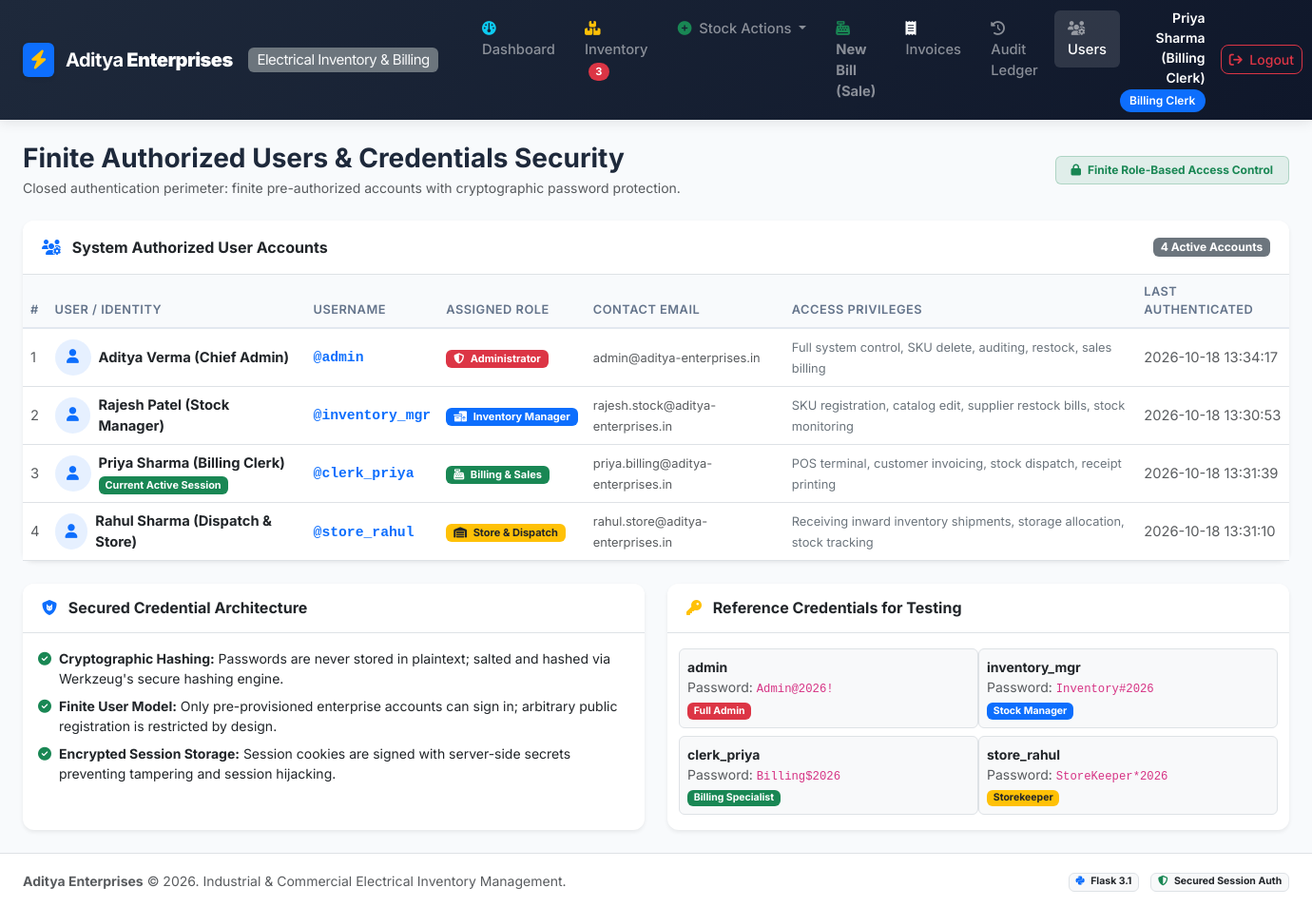
/users (signed in), run on the app's committed database.
### tables this page shows
CREATE TABLE users (
                id INTEGER PRIMARY KEY AUTOINCREMENT,
                username TEXT UNIQUE NOT NULL,
                password_hash TEXT NOT NULL,
                full_name TEXT NOT NULL,
                role TEXT NOT NULL,
                email TEXT,
                created_at TIMESTAMP DEFAULT CURRENT_TIMESTAMP,
                last_login TIMESTAMP
            );

### app.py (the view)
@app.route('/users')
@login_required
def users_list():
    with get_db() as conn:
        cursor = conn.cursor()
        cursor.execute("SELECT id, username, full_name, role, email, created_at, last_login FROM users ORDER BY id ASC")
        users = [dict(r) for r in cursor.fetchall()]
    return render_template('users.html', users=users)

### templates/users.html (shortened to what this page needs)
{% extends "base.html" %}
{% block content %}
<div class="d-flex flex-column flex-md-row justify-content-between align-items-md-center gap-3 mb-4">
    <div>
        <h2 class="h3 fw-bold mb-1">Finite Authorized Users & Credentials Security</h2>
        <p class="text-muted small mb-0">Closed authentication perimeter: finite pre-authorized accounts with cryptographic password protection.</p>
    </div>
    <div>
        <span class="badge bg-success bg-opacity-10 text-success border border-success border-opacity-25 px-3 py-2">
            <i class="fa-solid fa-lock me-1"></i> Finite Role-Based Access Control
        </span>
    </div>
</div>
<div class="row g-4 mb-4">
    <div class="col-12">
        <div class="card shadow-sm border-0">
            <div class="card-header bg-white py-3 border-bottom d-flex justify-content-between align-items-center">
                <span class="fw-bold text-dark">
                    <i class="fa-solid fa-users-gear text-primary me-2"></i> System Authorized User Accounts
                </span>
                <span class="badge bg-secondary">{{ users|length }} Active Accounts</span>
            </div>
            <div class="card-body p-0">
                <div class="table-responsive">
                    <table class="table table-hover align-middle mb-0">
                        <thead>
                            <tr>
                                <th>#</th>
                                <th>User / Identity</th>
                                <th>Username</th>
                                <th>Assigned Role</th>
                                <th>Contact Email</th>
                                <th>Access Privileges</th>
                                <th>Last Authenticated</th>
                            </tr>
                        </thead>
                        <tbody>
                            {% for u in users %}
                            <tr>
                                <td class="text-muted small">{{ u.id }}</td>
                                <td>
                                    <div class="d-flex align-items-center gap-2">
                                        <div class="rounded-circle bg-primary bg-opacity-10 text-primary d-flex align-items-center justify-content-center" style="width: 38px; height: 38px;">
                                            <i class="fa-solid fa-user"></i>
                                        </div>
                                        <div>
                                            <div class="fw-bold text-dark">{{ u.full_name }}</div>
                                            {% if current_user.id == u.id %}
                                            <span class="badge bg-success small" style="font-size: 0.68rem;">Current Active Session</span>
                                            {% endif %}
                                        </div>
                                    </div>
                                </td>
                                <td>
                                    <span class="font-monospace fw-semibold text-primary">@{{ u.username }}</span>
                                </td>
                                <td>
                                    {% if u.role == 'Admin' %}
                                    <span class="badge bg-danger px-2 py-1"><i class="fa-solid fa-shield-halved me-1"></i> Administrator</span>
                                    {% elif u.role == 'Inventory Manager' %}
                                    <span class="badge bg-primary px-2 py-1"><i class="fa-solid fa-boxes-packing me-1"></i> Inventory Manager</span>
                                    {% elif u.role == 'Billing Clerk' %}
                                    <span class="badge bg-success px-2 py-1"><i class="fa-solid fa-cash-register me-1"></i> Billing & Sales</span>
                                    {% else %}
                                    <span class="badge bg-warning text-dark px-2 py-1"><i class="fa-solid fa-warehouse me-1"></i> Store & Dispatch</span>
                                    {% endif %}
                                </td>
                                <td>
                                    <span class="small text-muted">{{ u.email or 'N/A' }}</span>
                                </td>
                                <td>
                                    <span class="small text-secondary">
                                        {% if u.role == 'Admin' %}
                                        Full system control, SKU delete, auditing, restock, sales billing
                                        {% elif u.role == 'Inventory Manager' %}
                                        SKU registration, catalog edit, supplier restock bills, stock monitoring
                                        {% elif u.role == 'Billing Clerk' %}
                                        POS terminal, customer invoicing, stock dispatch, receipt printing
                                        {% else %}
                                        Receiving inward inventory shipments, storage allocation, stock tracking
                                        {% endif %}
                                    </span>
                                </td>
                                <td class="small text-muted">
                                    {{ u.last_login or 'Initial Session' }}
                                </td>
                            </tr>
                            {% endfor %}
                        </tbody>
                    </table>
                </div>
            </div>
        </div>
    </div>
</div>
<div class="row g-4">
    <div class="col-md-6">
        <div class="card h-100 border-0 shadow-sm">
            <div class="card-header bg-white py-3 border-bottom">
                <h5 class="h6 fw-bold mb-0 text-dark">
                    <i class="fa-solid fa-shield-cat text-primary me-2"></i> Secured Credential Architecture
                </h5>
            </div>
            <div class="card-body">
                <ul class="list-unstyled mb-0 d-flex flex-column gap-2 small">
                    <li class="d-flex align-items-start gap-2">
                        <i class="fa-solid fa-circle-check text-success mt-1"></i>
                        <div><strong>Cryptographic Hashing:</strong> Passwords are never stored in plaintext; salted and hashed via Werkzeug's secure hashing engine.</div>
                    </li>
                    <li class="d-flex align-items-start gap-2">
                        <i class="fa-solid fa-circle-check text-success mt-1"></i>
                        <div><strong>Finite User Model:</strong> Only pre-provisioned enterprise accounts can sign in; arbitrary public registration is restricted by design.</div>
                    </li>
                    <li class="d-flex align-items-start gap-2">
                        <i class="fa-solid fa-circle-check text-success mt-1"></i>
                        <div><strong>Encrypted Session Storage:</strong> Session cookies are signed with server-side secrets preventing tampering and session hijacking.</div>
                    </li>
                </ul>
            </div>
        </div>
    </div>
    <div class="col-md-6">
        <div class="card h-100 border-0 shadow-sm">
            <div class="card-header bg-white py-3 border-bottom">
                <h5 class="h6 fw-bold mb-0 text-dark">
                    <i class="fa-solid fa-key text-warning me-2"></i> Reference Credentials for Testing
                </h5>
            </div>
            <div class="card-body">
                <div class="row g-2 small">
                    <div class="col-6 p-2 border rounded bg-light">
                        <div class="fw-bold">admin</div>
                        <div class="text-muted">Password: <code>Admin@2026!</code></div>
                        <div class="badge bg-danger mt-1">Full Admin</div>
                    </div>
                    <div class="col-6 p-2 border rounded bg-light">
                        <div class="fw-bold">inventory_mgr</div>
                        <div class="text-muted">Password: <code>Inventory#2026</code></div>
                        <div class="badge bg-primary mt-1">Stock Manager</div>
                    </div>
                    <div class="col-6 p-2 border rounded bg-light">
                        <div class="fw-bold">clerk_priya</div>
                        <div class="text-muted">Password: <code>Billing$2026</code></div>
                        <div class="badge bg-success mt-1">Billing Specialist</div>
                    </div>
                    <div class="col-6 p-2 border rounded bg-light">
                        <div class="fw-bold">store_rahul</div>
                        <div class="text-muted">Password: <code>StoreKeeper*2026</code></div>
                        <div class="badge bg-warning text-dark mt-1">Storekeeper</div>
                    </div>
                </div>
            </div>
        </div>
    </div>
</div>
{% endblock %}

### templates/base.html (shortened to what this page needs)
<!DOCTYPE html>
<html lang="en">
<head>
    <link href="https://cdn.jsdelivr.net/npm/bootstrap@5.3.3/dist/css/bootstrap.min.css" rel="stylesheet">
    <link href="https://cdnjs.cloudflare.com/ajax/libs/font-awesome/6.5.1/css/all.min.css" rel="stylesheet">
    <link href="{{ url_for('static', filename='css/custom.css') }}" rel="stylesheet">
</head>
<body>
    <nav class="navbar navbar-expand-lg navbar-dark sticky-top no-print py-2">
        <div class="container-fluid px-lg-4">
            <a class="navbar-brand text-white" href="{{ url_for('dashboard') if current_user else url_for('login') }}">
                <span class="p-2 rounded bg-primary d-inline-flex align-items-center justify-content-center shadow-sm">
                    <i class="fa-solid fa-bolt text-warning fs-5"></i>
                </span>
                <span class="ms-1">Aditya<strong class="text-primary-light"> Enterprises</strong></span>
                <span class="badge bg-secondary text-light fw-normal ms-2 small d-none d-sm-inline-block">Electrical Inventory & Billing</span>
            </a>
            {% if current_user %}
            <div class="collapse navbar-collapse" id="navMain">
                <ul class="navbar-nav me-auto mb-2 mb-lg-0 ms-lg-3 gap-1">
                    <li class="nav-item">
                        <a class="nav-link text-white-50 {% if request.endpoint == 'dashboard' %}active text-white{% endif %}" href="{{ url_for('dashboard') }}">
                            <i class="fa-solid fa-gauge me-1 text-info"></i> Dashboard
                        </a>
                    </li>
                    <li class="nav-item">
                        <a class="nav-link text-white-50 {% if request.endpoint == 'inventory_list' %}active text-white{% endif %}" href="{{ url_for('inventory_list') }}">
                            <i class="fa-solid fa-boxes-stacked me-1 text-warning"></i> Inventory
                            {% if low_stock_count > 0 %}
                            <span class="badge bg-danger rounded-pill ms-1">{{ low_stock_count }}</span>
                            {% endif %}
                        </a>
                    </li>
                    <li class="nav-item dropdown">
                        <a class="nav-link text-white-50 dropdown-toggle" href="#" role="button" data-bs-toggle="dropdown">
                            <i class="fa-solid fa-plus-circle me-1 text-success"></i> Stock Actions
                        </a>
                    </li>
                    <li class="nav-item">
                        <a class="nav-link text-white-50 {% if request.endpoint == 'billing' %}active text-white{% endif %}" href="{{ url_for('billing') }}">
                            <i class="fa-solid fa-cash-register me-1 text-success"></i> <strong>New Bill (Sale)</strong>
                        </a>
                    </li>
                    <li class="nav-item">
                        <a class="nav-link text-white-50 {% if request.endpoint in ['invoice_list', 'view_invoice'] %}active text-white{% endif %}" href="{{ url_for('invoice_list') }}">
                            <i class="fa-solid fa-receipt me-1 text-light"></i> Invoices
                        </a>
                    </li>
                    <li class="nav-item">
                        <a class="nav-link text-white-50 {% if request.endpoint == 'audit_logs' %}active text-white{% endif %}" href="{{ url_for('audit_logs') }}">
                            <i class="fa-solid fa-clock-rotate-left me-1 text-white-50"></i> Audit Ledger
                        </a>
                    </li>
                    <li class="nav-item">
                        <a class="nav-link text-white-50 {% if request.endpoint == 'users_list' %}active text-white{% endif %}" href="{{ url_for('users_list') }}">
                            <i class="fa-solid fa-users-gear me-1 text-white-50"></i> Users
                        </a>
                    </li>
                </ul>
                <div class="d-flex align-items-center gap-3">
                    <div class="text-end d-none d-md-block text-white">
                        <div class="fw-semibold small leading-tight">{{ current_user.full_name }}</div>
                        <span class="badge bg-primary text-white badge-role">{{ current_user.role }}</span>
                    </div>
                    <a href="{{ url_for('logout') }}" class="btn btn-outline-danger btn-sm text-nowrap" title="Secure Logout">
                        <i class="fa-solid fa-arrow-right-from-bracket me-1"></i> Logout
                    </a>
                </div>
            </div>
            {% endif %}
        </div>
    </nav>
    <main class="flex-grow-1 py-4">
        <div class="container-fluid px-lg-4">
            {% block content %}{% endblock %}
        </div>
    </main>
    <footer class="footer mt-auto py-3 bg-white border-top no-print">
        <div class="container-fluid px-lg-4 text-center text-muted small d-flex flex-column flex-sm-row justify-content-between align-items-center gap-2">
            <div>
                <strong>Aditya Enterprises</strong> &copy; 2026. Industrial & Commercial Electrical Inventory Management.
            </div>
            <div>
                <span class="badge bg-light text-dark border me-2"><i class="fa-brands fa-python text-primary me-1"></i> Flask 3.1</span>
                <span class="badge bg-light text-dark border"><i class="fa-solid fa-shield-halved text-success me-1"></i> Secured Session Auth</span>
            </div>
        </div>
    </footer>
</body>
</html>

### data on the page
users: full_name "Priya Sharma (Billing Clerk)", role "Billing Clerk", id "3", shows "Current Active Session", username "clerk_priya", shows "Billing & Sales", email "priya.billing@aditya-enterprises.in", shows "POS terminal, customer invoicing, stock dispatch, receipt printing", last_login "2026-10-18 13:31:39"
users: id "1", full_name "Aditya Verma (Chief Admin)", username "admin", role "Admin" (drawn), email "admin@aditya-enterprises.in", shows "Full system control, SKU delete, auditing, restock, sales billing", last_login "2026-10-18 13:34:17"
users: id "2", full_name "Rajesh Patel (Stock Manager)", username "inventory_mgr", shows "Inventory Manager", email "rajesh.stock@aditya-enterprises.in", shows "SKU registration, catalog edit, supplier restock bills, stock monitoring", last_login "2026-10-18 13:30:53"
users: id "4", full_name "Rahul Sharma (Dispatch & Store)", username "store_rahul", role "Storekeeper" (drawn), email "rahul.store@aditya-enterprises.in", shows "Receiving inward inventory shipments, storage allocation, stock tracking", last_login "2026-10-18 13:31:10"

### other printed values
{{ low_stock_count }} "3"
{{ users|length }} "4"
